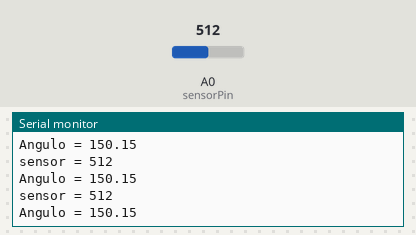
Recording of a sketch running on a simulated Arduino Uno, built with avr-gcc and run on an emulated ATmega328P. On the bench: the last lines printed to the serial monitor. Inputs (shaded band) come from the test bench; at power-on: A0 (sensorPin) = 512.

Above: at 2.7 s.
2.8 s: A0 (sensorPin) set to 352
At 3.9 s:
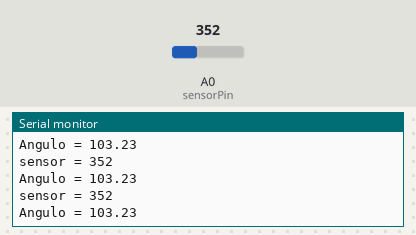
4.3 s: A0 (sensorPin) set to 332
At 5.1 s:
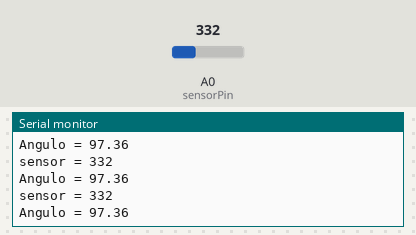
Timing chart, 0 to 7.3 s (numbered marks = the images above; inputs shaded):
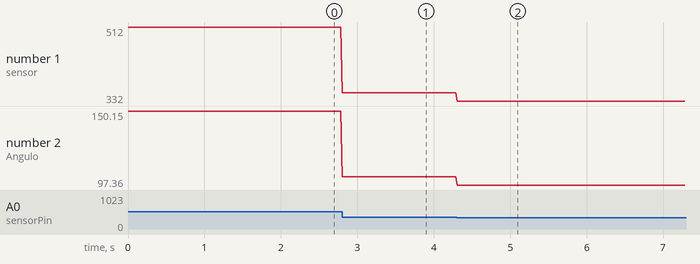

The sketch:

P1_Sensor_Analogico_3.ino
```cpp
int sensorPin = A0;   // Pin donde se conecta el potenciómetro
int sensorValue = 0;  // Variable para guardar el valor medido

float angulo = 0; // Angulo del potenciometro

// Variables para medir tiempo
unsigned long startTime = 0;
unsigned long endTime = 0;

void setup() {
  // Inicio el serial para imprimir en consola
  Serial.begin(115200);
}

void loop() {
  // Mido el tiempo que tardo en ejecutar todas las acciones
  startTime = micros();
  sensorValue = analogRead(sensorPin);

  angulo = sensorValue * (300.0/1023.0);

  Serial.print("sensor = ");
  Serial.println(sensorValue);

  Serial.print("Angulo = ");
  Serial.println(angulo);

  endTime = micros();

  // Quiero trabajar a 50Hz por lo que cada vuelta del programa debe durar 20ms
  // Mido cuanto tardan las instrucciones de código y calculo el delay necesario
  // El tiempo medido esta en us y el delay va en ms
  delay(20 - (endTime-startTime)/1000.0 );

  // delayMicroseconds() permitiría hacer un delay mas preciso pero tiene un delay
  // máximo permitido de 16383 us por lo que no nos alcanza para nuestros 20 ms
}
```

Measured:
- after the input at 2.8 s, the serial monitor: prints a new line at once (image 1)
- after the input at 4.3 s, the serial monitor: prints a new line at once (image 2)
- plotted number 1: 512 → 352 after the input at 2.8 s, 352 → 332 after the input at 4.3 s
- plotted number 2: 150.15 → 103.23 after the input at 2.8 s, 103.23 → 97.36 after the input at 4.3 s
